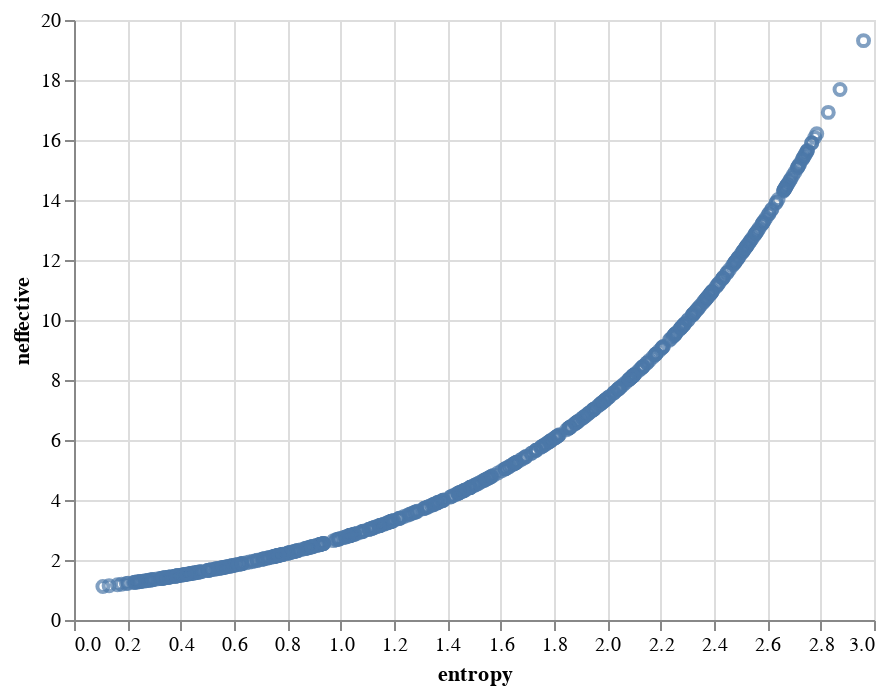

The notebook cell saved with this chart:
### Code cell
alt.Chart(entropy).mark_point().encode(
    x="entropy:Q",
    y="neffective:Q"
)

### Figure 1 — Vega-Lite specification as saved in the notebook (floating-point values rounded to 4 significant figures; data arrays with more than 128 entries replaced by an {"elided": "..."} marker saying what was removed)
{"$schema": "https://vega.github.io/schema/vega-lite/v3.3.0.json", "config": {"mark": {"tooltip": null}, "view": {"height": 300, "width": 400}}, "data": {"name": "data-14fdc8a3248816ff61b03ad5dfa65b0b"}, "datasets": {"data-14fdc8a3248816ff61b03ad5dfa65b0b": {"elided": "566 records"}}, "encoding": {"x": {"field": "entropy", "type": "quantitative"}, "y": {"field": "neffective", "type": "quantitative"}}, "mark": "point"}
